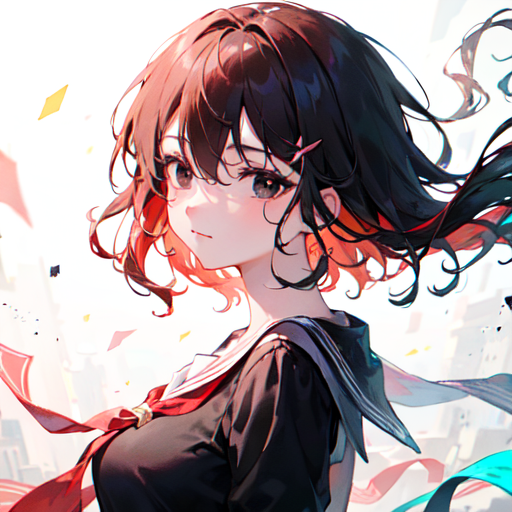
#> input picture black hair,colored inner hair,girl.jpg, 512 x 512 px
$ python test13.py
#> lines starting #> are read from the running program, lines starting #| are printed output that depends on the picture
# 直方图
import cv2
import matplotlib.pyplot as plt
import numpy as np
img=cv2.imread('black hair,colored inner hair,girl.jpg',cv2.IMREAD_GRAYSCALE)
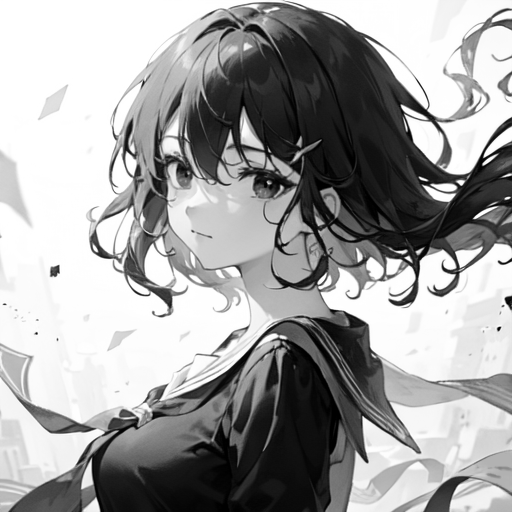
#> img: shape (512, 512); min 0, max 255, mean 160.8
hist=cv2.calcHist([img],[0],None,[256],[0,256])
#> hist = 256 values, max 33821 at index 255, min 360 at index 1, mean 1024
print(hist.shape)
#| (256, 1)
plt.hist(img.ravel(),256)
plt.show()
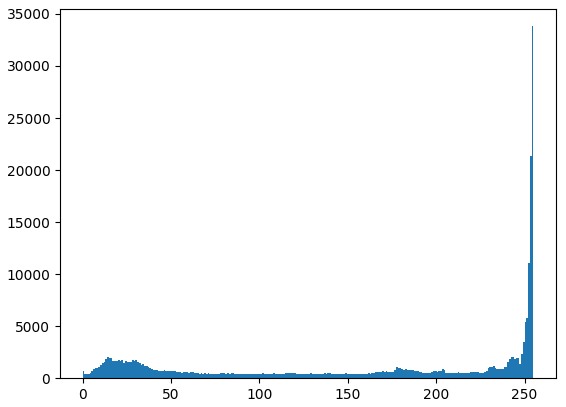
#> figure drawn by matplotlib, 1 panel; tallest bar 33821 high, from x = 254 to 255

$ run again, with 1girl,blue eyes,white hair,smile.jpg copied over black hair,colored inner hair,girl.jpg
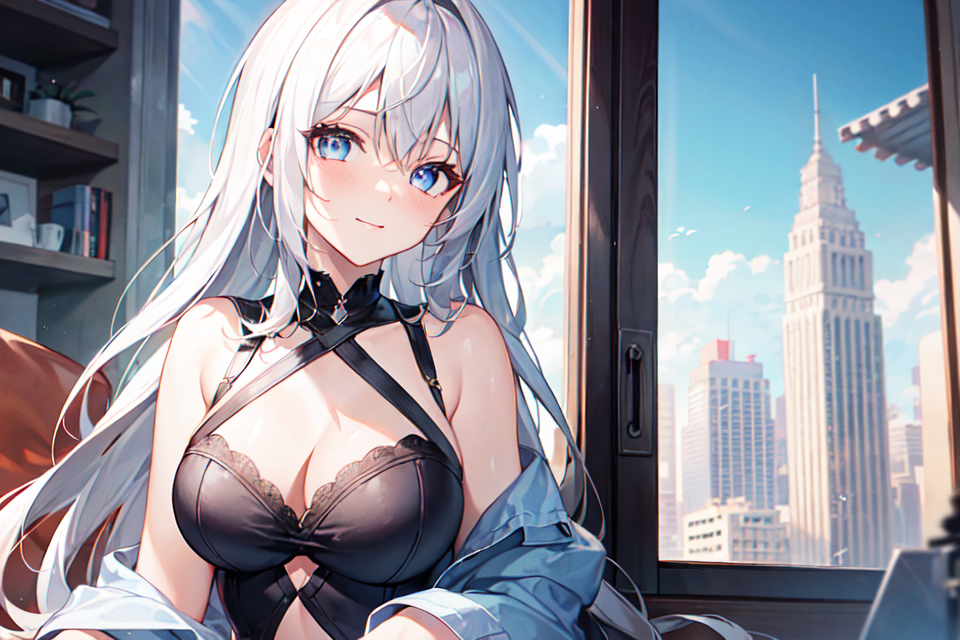
#> input picture 1girl,blue eyes,white hair,smile.jpg, 960 x 640 px
#> `img=cv2.imread('black hair,colored inner hair,girl.jpg',cv2.IMREAD_GRA..`:
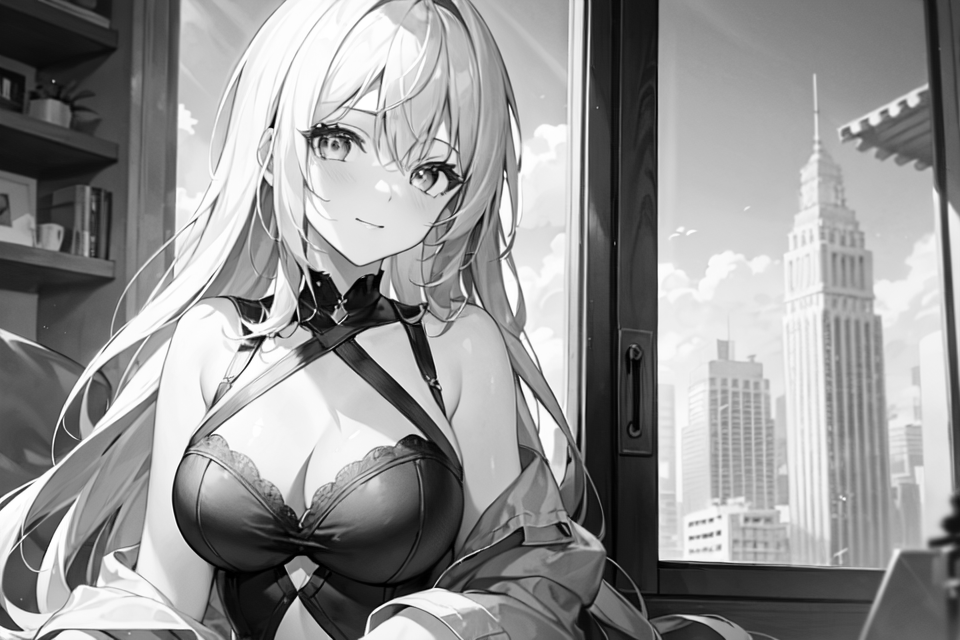
#> img: shape (640, 960); min 0, max 255, mean 147.9
#> hist = 256 values, max 7951 at index 252, min 235 at index 0, mean 2400
#| (256, 1)
#> `plt.show()`:
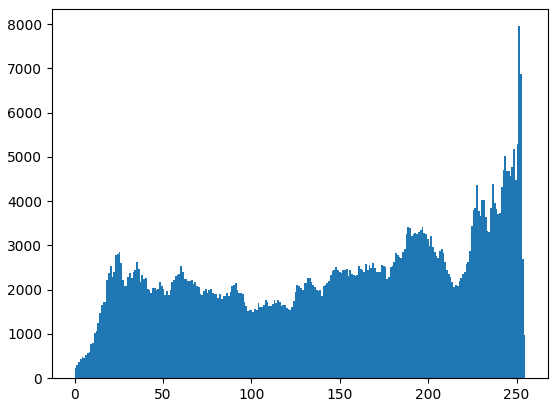
#> figure drawn by matplotlib, 1 panel; tallest bar 7951 high, from x = 251 to 252

$ run again, with building.jpg copied over black hair,colored inner hair,girl.jpg
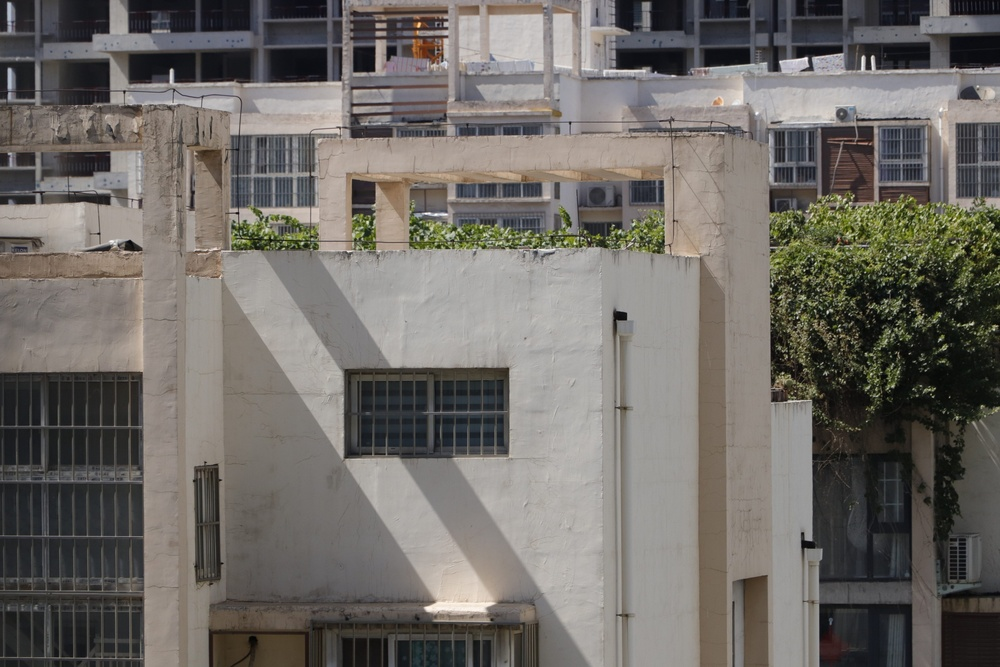
#> input picture building.jpg, 1000 x 667 px, shrunk from 2400 x 1600 before the run
#> `img=cv2.imread('black hair,colored inner hair,girl.jpg',cv2.IMREAD_GRA..`:
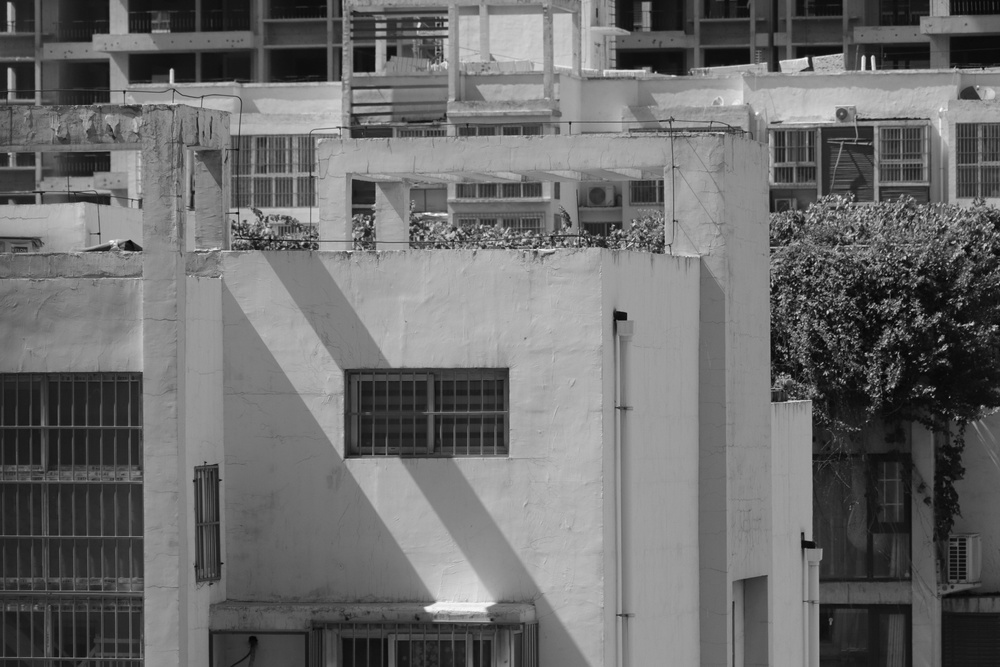
#> img: shape (667, 1000); min 2, max 255, mean 108
#> hist = 256 values, max 9652 at index 155, min 0 at index 0, mean 2605.5
#| (256, 1)
#> `plt.show()`:
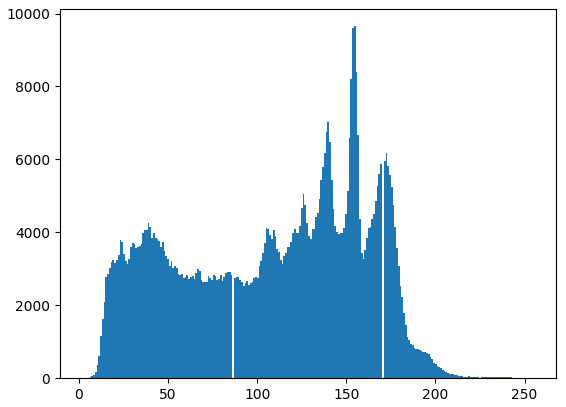
#> figure drawn by matplotlib, 1 panel; tallest bar 9652 high, from x = 154.2 to 155.2

$ run again, with campus.jpg copied over black hair,colored inner hair,girl.jpg
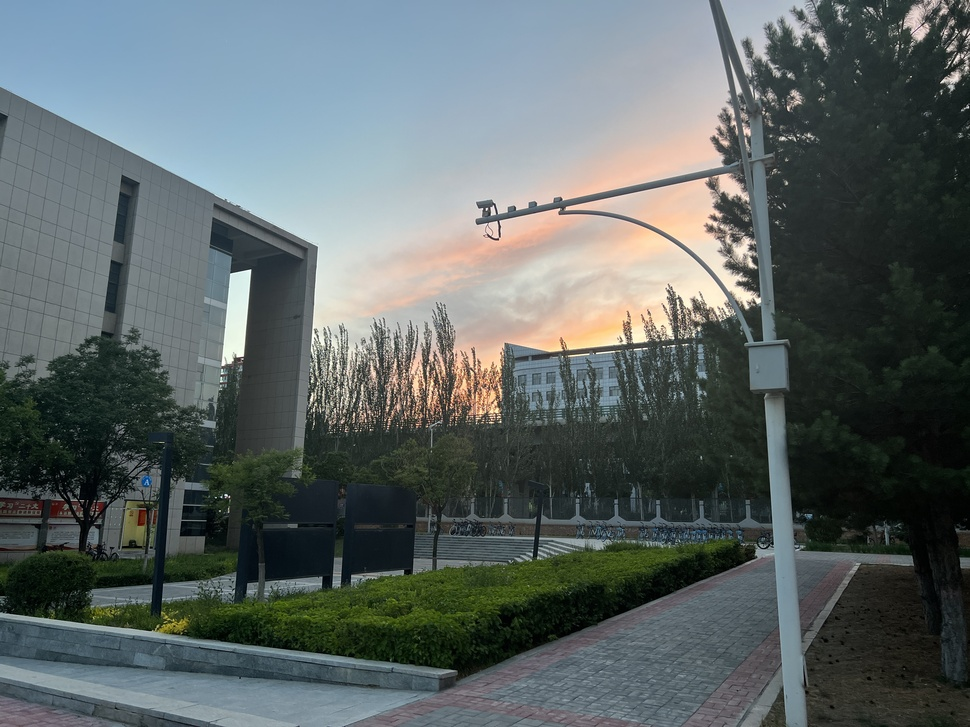
#> input picture campus.jpg, 970 x 727 px, shrunk from 4032 x 3024 before the run
#> `img=cv2.imread('black hair,colored inner hair,girl.jpg',cv2.IMREAD_GRA..`:
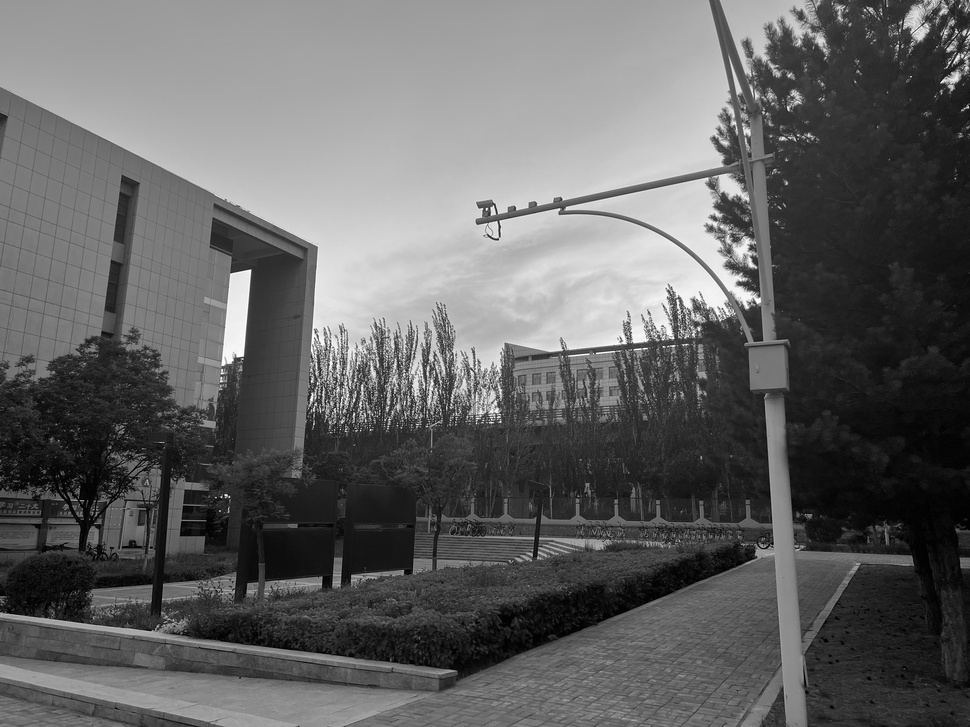
#> img: shape (727, 970); min 0, max 255, mean 99.2
#> hist = 256 values, max 6347 at index 41, min 31 at index 254, mean 2754.6
#| (256, 1)
#> `plt.show()`:
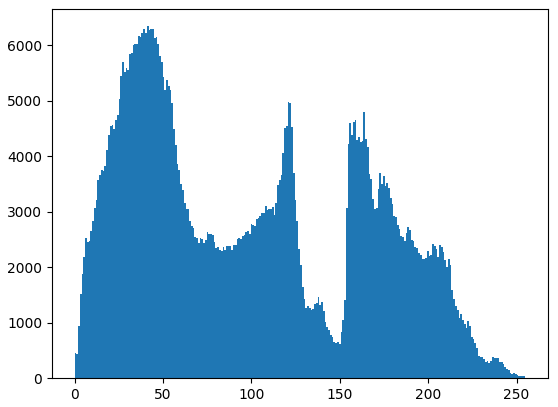
#> figure drawn by matplotlib, 1 panel; tallest bar 6347 high, from x = 40.84 to 41.84
